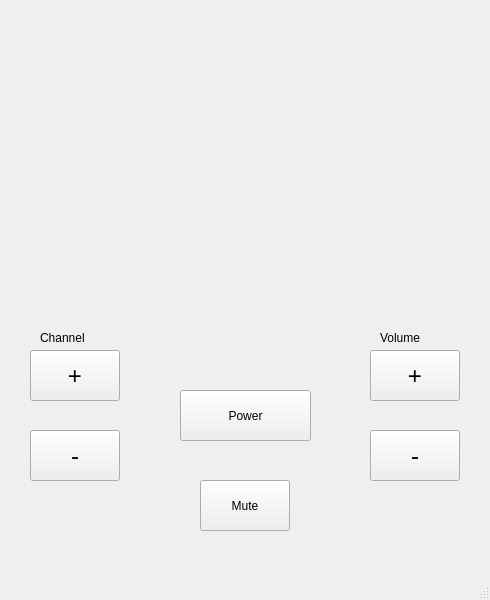
<?xml version="1.0" encoding="UTF-8"?>
<ui version="4.0">
 <class>MainWindow</class>
 <widget class="QMainWindow" name="MainWindow">
  <property name="geometry">
   <rect>
    <x>0</x>
    <y>0</y>
    <width>490</width>
    <height>600</height>
   </rect>
  </property>
  <property name="windowTitle">
   <string>MainWindow</string>
  </property>
  <widget class="QWidget" name="centralwidget">
   <widget class="QLabel" name="tv_image">
    <property name="geometry">
     <rect>
      <x>20</x>
      <y>20</y>
      <width>451</width>
      <height>235</height>
     </rect>
    </property>
    <property name="text">
     <string/>
    </property>
    <property name="pixmap">
     <pixmap>pictures/off.png</pixmap>
    </property>
   </widget>
   <widget class="QPushButton" name="power_button">
    <property name="geometry">
     <rect>
      <x>180</x>
      <y>390</y>
      <width>131</width>
      <height>51</height>
     </rect>
    </property>
    <property name="text">
     <string>Power</string>
    </property>
   </widget>
   <widget class="QPushButton" name="channelUp_button">
    <property name="geometry">
     <rect>
      <x>30</x>
      <y>350</y>
      <width>90</width>
      <height>51</height>
     </rect>
    </property>
    <property name="font">
     <font>
      <pointsize>18</pointsize>
     </font>
    </property>
    <property name="text">
     <string>+</string>
    </property>
   </widget>
   <widget class="QPushButton" name="channelDown_button">
    <property name="geometry">
     <rect>
      <x>30</x>
      <y>430</y>
      <width>90</width>
      <height>51</height>
     </rect>
    </property>
    <property name="font">
     <font>
      <pointsize>18</pointsize>
     </font>
    </property>
    <property name="text">
     <string>-</string>
    </property>
   </widget>
   <widget class="QPushButton" name="volumeUp_button">
    <property name="geometry">
     <rect>
      <x>370</x>
      <y>350</y>
      <width>90</width>
      <height>51</height>
     </rect>
    </property>
    <property name="font">
     <font>
      <pointsize>18</pointsize>
     </font>
    </property>
    <property name="text">
     <string>+</string>
    </property>
   </widget>
   <widget class="QPushButton" name="volumeDown_button">
    <property name="geometry">
     <rect>
      <x>370</x>
      <y>430</y>
      <width>90</width>
      <height>51</height>
     </rect>
    </property>
    <property name="font">
     <font>
      <pointsize>18</pointsize>
     </font>
    </property>
    <property name="text">
     <string>-</string>
    </property>
   </widget>
   <widget class="QPushButton" name="mute_button">
    <property name="geometry">
     <rect>
      <x>200</x>
      <y>480</y>
      <width>90</width>
      <height>51</height>
     </rect>
    </property>
    <property name="text">
     <string>Mute</string>
    </property>
   </widget>
   <widget class="QLabel" name="channel_label">
    <property name="geometry">
     <rect>
      <x>40</x>
      <y>330</y>
      <width>51</width>
      <height>16</height>
     </rect>
    </property>
    <property name="text">
     <string>Channel</string>
    </property>
   </widget>
   <widget class="QLabel" name="volume_label">
    <property name="geometry">
     <rect>
      <x>380</x>
      <y>330</y>
      <width>51</width>
      <height>16</height>
     </rect>
    </property>
    <property name="text">
     <string>Volume</string>
    </property>
   </widget>
   <widget class="QLabel" name="channel_num">
    <property name="geometry">
     <rect>
      <x>100</x>
      <y>330</y>
      <width>31</width>
      <height>16</height>
     </rect>
    </property>
    <property name="text">
     <string/>
    </property>
   </widget>
   <widget class="QLabel" name="volume_num">
    <property name="geometry">
     <rect>
      <x>430</x>
      <y>330</y>
      <width>31</width>
      <height>16</height>
     </rect>
    </property>
    <property name="text">
     <string/>
    </property>
   </widget>
  </widget>
  <widget class="QMenuBar" name="menubar">
   <property name="geometry">
    <rect>
     <x>0</x>
     <y>0</y>
     <width>490</width>
     <height>24</height>
    </rect>
   </property>
  </widget>
  <widget class="QStatusBar" name="statusbar"/>
 </widget>
 <resources/>
 <connections/>
</ui>
